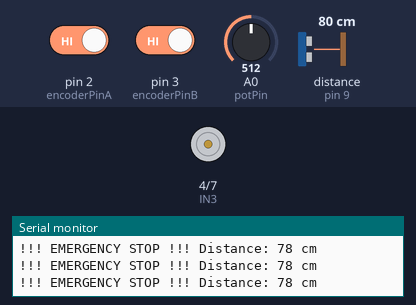
A sketch run on a simulated Arduino Uno, built with avr-gcc and run on an emulated ATmega328P. On the bench: motor-driver pin pairs drawn as motors (green arrow = first pin HIGH = forward, orange = second pin HIGH = backward, longer = more drive, scaled by the enable pin), the last lines printed to the serial monitor. Wiring (inferred from the names in the program): ultrasonic range finder: trigger pin 8; echo pin 9. The test bench sets the inputs (shaded band); at power-on: distance to the obstacle (sensor on pin 9) 80 cm, A0 (potPin) = 512, pin 2 (encoderPinA) HIGH, pin 3 (encoderPinB) HIGH. The echo pulse lasts 58.3 µs per cm.

Above: at 1.2 s.
1.3 s: distance to the obstacle (sensor on pin 9) set to 75 cm
4.3 s: distance to the obstacle (sensor on pin 9) set to 68 cm
At 5.0 s:
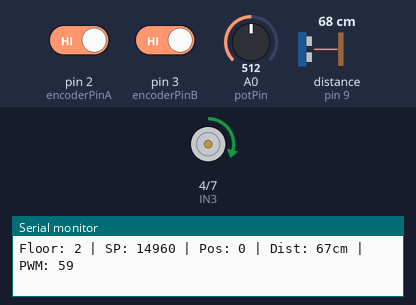
9.0 s: A0 (potPin) set to 358
10.5 s: A0 (potPin) set to 322
At 11.7 s:
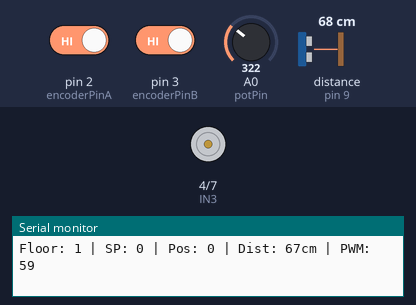
12.0 s: A0 (potPin) set to 511
At 12.9 s:
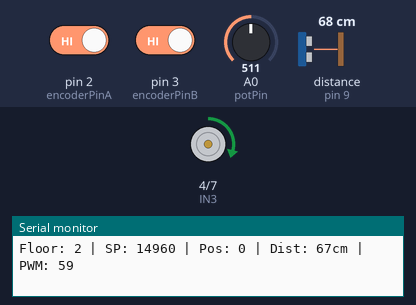
Timing chart, 0 to 14.5 s (numbered marks = the images above; inputs shaded):
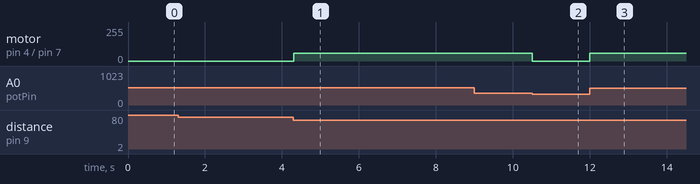

Measured:
- the behaviour switches between 72 and 71 cm on distance to the obstacle (sensor on pin 9) (found by bisection; images 0 and 1)
- the behaviour switches between 340 and 339 on A0 (potPin) (found by bisection; images 1 and 2)
- after the input at 4.3 s, motor on pin 4 (IN3) / pin 7 (IN4): stopped → forward 58/255 at once
- after the input at 10.5 s, motor on pin 4 (IN3) / pin 7 (IN4): forward 58/255 → stopped at once
- after the input at 12.0 s, motor on pin 4 (IN3) / pin 7 (IN4): stopped → forward 58/255 at once

The sketch:

main.ino
```cpp
// =============================================
// Smart Elevator Project - PID Position Control
// =============================================

// -- Encoder Pins --
const int encoderPinA = 2;   // Yellow - Phase A
const int encoderPinB = 3;   // Green  - Phase B

// -- L298N Pins --
const int PWM_PIN = 5;   // ENB
const int IN3     = 4;   // IN3
const int IN4     = 7;   // IN4

// -- Ultrasonic and Potentiometer Pins --
const int trigPin = 8;
const int echoPin = 9;
const int potPin  = A0;

// -- Motor Constants (GA25-370) --
const double PPR = 1496.0;

// -- PWM and Control Limits --
const int MAX_PWM = 130;
const int MIN_PWM = 40;
const double TOLERANCE = 15.0;

// -- Soft Start / Soft Stop Parameters --
// First revolution = RAMP_IN_PULSES pulses
// Last two revolutions = RAMP_OUT_PULSES pulses
const double RAMP_IN_PULSES  = 1.0 * PPR;
const double RAMP_OUT_PULSES = 2.0 * PPR;

// Speed reduction factor inside ramp zones (0.0 - 1.0)
const double RAMP_SPEED_FACTOR = 0.45;

// -- Ultrasonic Emergency Limits --
const int EMERGENCY_MIN_CM = 4;   // Too close to the ceiling
const int EMERGENCY_MAX_CM = 70;  // Too close to the floor

// -- Encoder Variables --
volatile long encoderCount = 0;

// -- PID Variables --
double setpoint   = 0;
double input      = 0;
double output     = 0;
double error      = 0;
double lastError  = 0;
double integral   = 0;
double derivative = 0;

double Kp = 4.5;
double Ki = 0.1;
double Kd = 0.15;

unsigned long lastTime      = 0;
unsigned long lastPrintTime = 0;

// -- Ultrasonic Variables --
long duration;
int distanceCm;

// -- Emergency Flag --
bool emergencyStop = false;

// =============================================
void setup() {
  Serial.begin(9600);

  pinMode(PWM_PIN, OUTPUT);
  pinMode(IN3,     OUTPUT);
  pinMode(IN4,     OUTPUT);
  pinMode(trigPin, OUTPUT);
  pinMode(echoPin, INPUT);
  pinMode(encoderPinA, INPUT_PULLUP);
  pinMode(encoderPinB, INPUT_PULLUP);

  attachInterrupt(digitalPinToInterrupt(encoderPinA), readEncoderA, CHANGE);
  attachInterrupt(digitalPinToInterrupt(encoderPinB), readEncoderB, CHANGE);

  stopMotor();
  lastTime = millis();

  Serial.println("=== Smart Elevator PID System Ready ===");
}

// =============================================
void loop() {

  // 0. Check emergency conditions before executing any control logic
  measureDistance();
  checkEmergency();

  if (emergencyStop) {
    stopMotor();
    integral  = 0;
    lastError = 0;

    if (millis() - lastPrintTime >= 250) {
      Serial.print("!!! EMERGENCY STOP !!! Distance: ");
      Serial.print(distanceCm);
      Serial.println(" cm");
      lastPrintTime = millis();
    }
    return; // Immediately stop all further execution
  }

  // 1. Read potentiometer and determine target floor
  int potValue = analogRead(potPin);
  int targetFloor = 1;

  if (potValue < 340) {
    targetFloor = 1;
    setpoint = 0;
  }
  else if (potValue < 680) {
    targetFloor = 2;
    setpoint = PPR * 10;
  }
  else {
    targetFloor = 3;
    setpoint = PPR * 20;
  }

  // 2. Read encoder position
  noInterrupts();
  input = (double)encoderCount;
  interrupts();

  error = setpoint - input;

  // 3. PID Computation
  unsigned long now = millis();
  double deltaTime = (double)(now - lastTime) / 1000.0;
  lastTime = now;

  if (deltaTime > 0 && deltaTime <= 0.5) {

    if (abs(error) > TOLERANCE) {

      integral += error * deltaTime;
      integral = constrain(integral, -150.0, 150.0);

      derivative = (error - lastError) / deltaTime;

      output = (Kp * error) +
               (Ki * integral) +
               (Kd * derivative);

      output = constrain(output, -MAX_PWM, MAX_PWM);

      // 4. Apply Soft Start and Soft Stop profile
      output = applyRamp(output, input, setpoint);

      driveMotor(output);
    }
    else {
      stopMotor();
      integral = 0;
    }

    lastError = error;
  }

  // 5. Print system status every 250 ms
  if (millis() - lastPrintTime >= 250) {
    Serial.print("Floor: ");     Serial.print(targetFloor);
    Serial.print(" | SP: ");     Serial.print(setpoint, 0);
    Serial.print(" | Pos: ");    Serial.print(input, 0);
    Serial.print(" | Dist: ");   Serial.print(distanceCm);
    Serial.print("cm | PWM: ");  Serial.println(output, 0);

    lastPrintTime = millis();
  }
}

// =============================================
// Soft Start + Soft Stop Function
// Reduces speed during acceleration and deceleration
// =============================================
double applyRamp(double rawOutput, double currentPos, double targetPos) {

  double distanceTraveled  = 0;
  double distanceRemaining = abs(targetPos - currentPos);
  double totalDistance     = abs(targetPos - 0);

  double s0 = 0;
  double s1 = PPR * 10;
  double s2 = PPR * 20;

  if (targetPos == s1) {

    distanceTraveled = abs(currentPos - s0);
    totalDistance    = abs(s1 - s0);

  } else if (targetPos == s2) {

    if (currentPos >= s1) {
      distanceTraveled = abs(currentPos - s1);
      totalDistance    = abs(s2 - s1);
    } else {
      distanceTraveled = abs(currentPos - s0);
      totalDistance    = abs(s2 - s0);
    }

  } else {

    if (currentPos >= s1) {
      distanceTraveled = abs(currentPos - s2);
      totalDistance    = abs(s2 - s0);
    } else {
      distanceTraveled = abs(currentPos - s1);
      totalDistance    = abs(s1 - s0);
    }
  }

  bool inRampIn  = (distanceTraveled  < RAMP_IN_PULSES);
  bool inRampOut = (distanceRemaining < RAMP_OUT_PULSES);

  if (inRampIn || inRampOut) {

    double factor = 1.0;

    if (inRampIn) {
      factor = min(factor,
                   distanceTraveled / RAMP_IN_PULSES);
    }

    if (inRampOut) {
      factor = min(factor,
                   distanceRemaining / RAMP_OUT_PULSES);
    }

    factor = max(factor, RAMP_SPEED_FACTOR);

    rawOutput *= factor;
  }

  return rawOutput;
}

// =============================================
// Emergency Condition Check
// =============================================
void checkEmergency() {

  if (distanceCm == -1) {
    return;
  }

  if (distanceCm < EMERGENCY_MIN_CM ||
      distanceCm > EMERGENCY_MAX_CM) {

    emergencyStop = true;

  } else {

    emergencyStop = false;
  }
}

// =============================================
// Encoder Interrupt Service Routines
// =============================================
void readEncoderA() {

  int a = digitalRead(encoderPinA);
  int b = digitalRead(encoderPinB);

  encoderCount += (a == b) ? 1 : -1;
}

void readEncoderB() {

  int a = digitalRead(encoderPinA);
  int b = digitalRead(encoderPinB);

  encoderCount += (a != b) ? 1 : -1;
}

// =============================================
// Motor Drive Function
// =============================================
void driveMotor(double pwmVal) {

  if (abs(pwmVal) < MIN_PWM) {
    stopMotor();
    return;
  }

  int rawPWM   = (int)abs(pwmVal);
  int finalPWM = constrain(rawPWM, MIN_PWM, MAX_PWM);

  if (pwmVal > 0) {
    digitalWrite(IN3, HIGH);
    digitalWrite(IN4, LOW);
  } else {
    digitalWrite(IN3, LOW);
    digitalWrite(IN4, HIGH);
  }

  analogWrite(PWM_PIN, finalPWM);
}

// =============================================
// Stop Motor Function
// =============================================
void stopMotor() {

  digitalWrite(IN3, LOW);
  digitalWrite(IN4, LOW);

  analogWrite(PWM_PIN, 0);
}

// =============================================
// Ultrasonic Distance Measurement
// =============================================
void measureDistance() {

  digitalWrite(trigPin, LOW);
  delayMicroseconds(2);

  digitalWrite(trigPin, HIGH);
  delayMicroseconds(10);

  digitalWrite(trigPin, LOW);

  duration = pulseIn(echoPin, HIGH, 15000);

  if (duration == 0) {
    distanceCm = -1;
  } else {
    distanceCm = duration * 0.034 / 2;
  }
}
```
